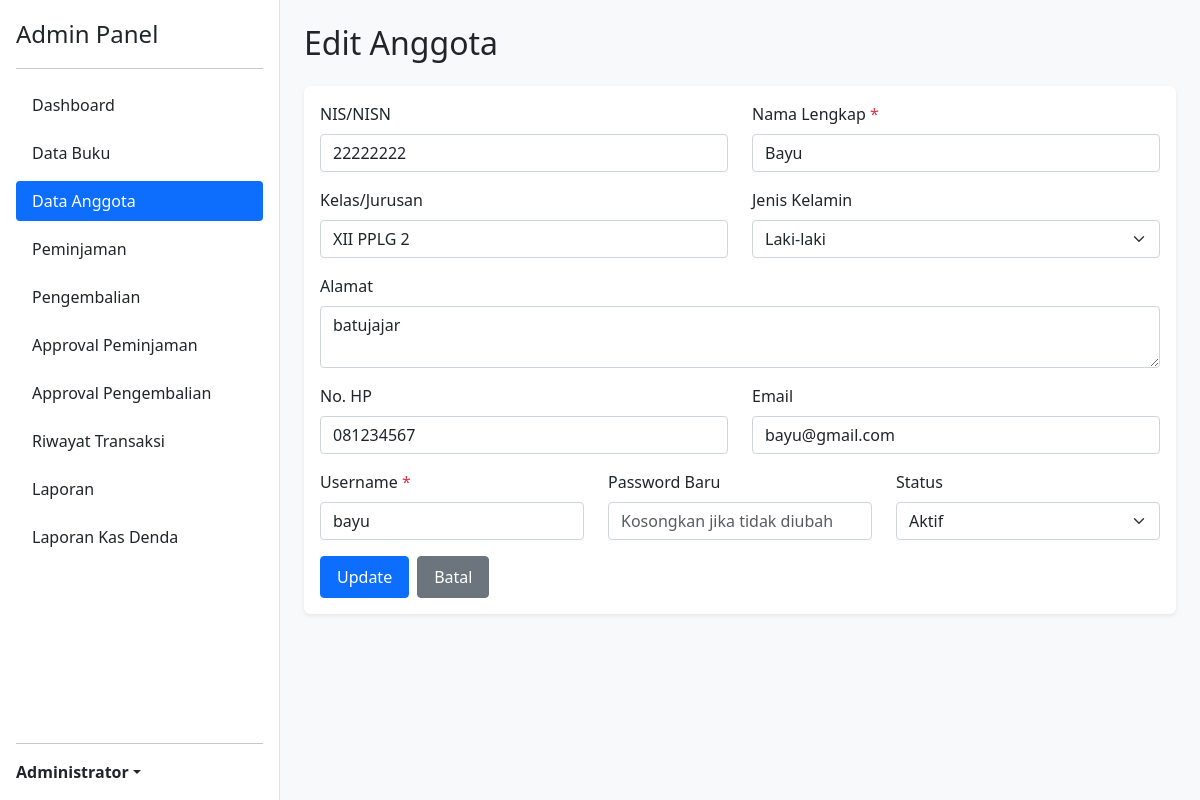
The app's page /admin/anggota/edit.php?id=5 (signed in) with its own data.
### tables this page shows
CREATE TABLE `anggota` (
  `id_anggota` int(11) NOT NULL,
  `nis_nisn` varchar(30) DEFAULT NULL,
  `nama` varchar(100) NOT NULL,
  `kelas_jurusan` varchar(50) DEFAULT NULL,
  `jenis_kelamin` enum('L','P') DEFAULT 'L',
  `alamat` text DEFAULT NULL,
  `nohp` varchar(20) DEFAULT NULL,
  `email` varchar(100) DEFAULT NULL,
  `username` varchar(50) DEFAULT NULL,
  `password` varchar(255) DEFAULT NULL,
  `tanggal_daftar` date DEFAULT curdate(),
  `status_aktif` tinyint(1) DEFAULT 1,
  `created_at` datetime DEFAULT current_timestamp(),
  `updated_at` datetime DEFAULT current_timestamp() ON UPDATE current_timestamp()
);

### admin/anggota/edit.php (the view, shortened to what this page needs)
<?php
require_once '../../koneksi.php';
include '../../includes/header.php';
$id_anggota = $_GET['id'] ?? 0;
$anggota = mysqli_fetch_assoc(mysqli_query($koneksi, "SELECT * FROM anggota WHERE id_anggota = $id_anggota"));
?>
<div class="d-flex">
    <?php include '../../includes/sidebar_admin.php'; ?>
    <div class="flex-grow-1 p-4" style="margin-left: 280px;">
        <h2 class="mb-4">Edit Anggota</h2>
        <div class="card">
            <div class="card-body">
                <form method="POST">
                    <div class="row">
                        <div class="col-md-6 mb-3">
                            <label class="form-label">NIS/NISN</label>
                            <input type="text" name="nis_nisn" class="form-control" value="<?php echo $anggota['nis_nisn']; ?>">
                        </div>
                        <div class="col-md-6 mb-3">
                            <label class="form-label">Nama Lengkap <span class="text-danger">*</span></label>
                            <input type="text" name="nama" class="form-control" value="<?php echo $anggota['nama']; ?>" required>
                        </div>
                    </div>
                    <div class="row">
                        <div class="col-md-6 mb-3">
                            <label class="form-label">Kelas/Jurusan</label>
                            <input type="text" name="kelas_jurusan" class="form-control" value="<?php echo $anggota['kelas_jurusan']; ?>">
                        </div>
                        <div class="col-md-6 mb-3">
                            <label class="form-label">Jenis Kelamin</label>
                            <select name="jenis_kelamin" class="form-select" required>
                                <option value="L" <?php echo $anggota['jenis_kelamin'] == 'L' ? 'selected' : ''; ?>>Laki-laki</option>
                            </select>
                        </div>
                    </div>
                    <div class="mb-3">
                        <label class="form-label">Alamat</label>
                        <textarea name="alamat" class="form-control" rows="2"><?php echo $anggota['alamat']; ?></textarea>
                    </div>
                    <div class="row">
                        <div class="col-md-6 mb-3">
                            <label class="form-label">No. HP</label>
                            <input type="text" name="nohp" class="form-control" value="<?php echo $anggota['nohp']; ?>">
                        </div>
                        <div class="col-md-6 mb-3">
                            <label class="form-label">Email</label>
                            <input type="email" name="email" class="form-control" value="<?php echo $anggota['email']; ?>">
                        </div>
                    </div>
                    <div class="row">
                        <div class="col-md-4 mb-3">
                            <label class="form-label">Username <span class="text-danger">*</span></label>
                            <input type="text" name="username" class="form-control" value="<?php echo $anggota['username']; ?>" required>
                        </div>
                        <div class="col-md-4 mb-3">
                            <label class="form-label">Password Baru</label>
                            <input type="password" name="password" class="form-control" placeholder="Kosongkan jika tidak diubah">
                        </div>
                        <div class="col-md-4 mb-3">
                            <label class="form-label">Status</label>
                            <select name="status_aktif" class="form-select" required>
                                <option value="1" <?php echo $anggota['status_aktif'] == 1 ? 'selected' : ''; ?>>Aktif</option>
                            </select>
                        </div>
                    </div>
                    <div class="d-flex gap-2">
                        <button type="submit" class="btn btn-primary">Update</button>
                        <a href="index.php" class="btn btn-secondary">Batal</a>
                    </div>
                </form>
            </div>
        </div>
    </div>
</div>
<?php include '../../includes/footer.php'; ?>

### assets/css/style.css (style rules this page uses)
body { font-family: 'Segoe UI', Tahoma, Geneva, Verdana, sans-serif; background-color: #f8f9fa; }
.card { border: none; box-shadow: 0 0.125rem 0.25rem rgba(0, 0, 0, 0.075); margin-bottom: 1.5rem; }
.btn { border-radius: 0.25rem; font-weight: 500; padding: 0.5rem 1rem; transition: all 0.3s ease; }
.form-control, .form-select { border-radius: 0.25rem; border: 1px solid #ced4da; }
.card { animation: fadeIn 0.5s ease-in-out; }
.flex-grow-1 { min-height: 100vh; }

### records on screen
anggota: nis_nisn "22222222", nama "Bayu", kelas_jurusan "XII PPLG 2", jenis_kelamin "Laki-laki", alamat "batujajar", nohp "081234567", email "bayu@gmail.com", username "bayu", status_aktif "Aktif"

### other values on screen
$_SESSION['nama'] "Administrator"
